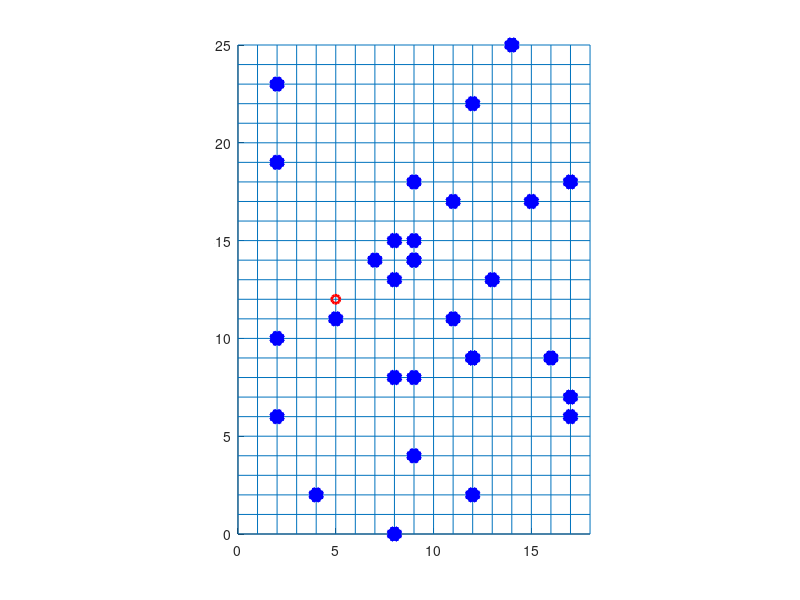

The MATLAB source for this figure:
clear; clf; hold on

nx = 18; ny = 25;

for j=0:ny
    line([0 nx], [j j])
end

for i=0:nx
    line([i i], [0 ny])
end

NoH = 30;

x = randi([0 nx], NoH, 1);
y = randi([0 ny], NoH, 1);

plot(x, y, 'b*', 'linewidth', 10);

i = 5; j = 12;

plot(i, j, 'ro', 'linewidth', 2);

axis image

d = 0;

for k=1:NoH
  d = d + abs(x(k)-i) + abs(y(k)-j);
end

d
